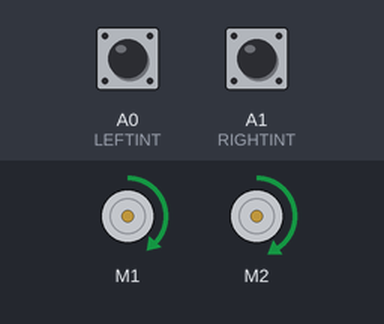
Simulated run of this sketch. Board: Arduino Uno, built with avr-gcc and run on an emulated ATmega328P. On the bench: 2 × DC motor (green arrow = forward, orange = backward, longer = faster). The inputs (shaded band) are chosen by the test bench; at power-on: A0 (LEFTINT) HIGH, A1 (RIGHTINT) HIGH. What the sketch prints to the serial monitor is not drawn.

Above: at 1.2 s.
1.3 s: A0 (LEFTINT) pulled LOW for 0.15 s
At 2.2 s:
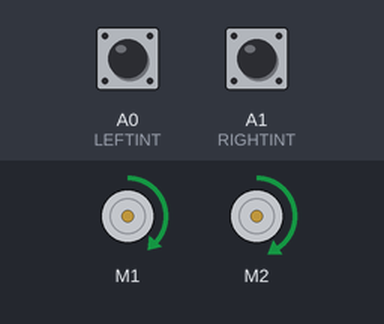
2.9 s: A0 (LEFTINT) pulled LOW for 1 s
At 3.7 s:
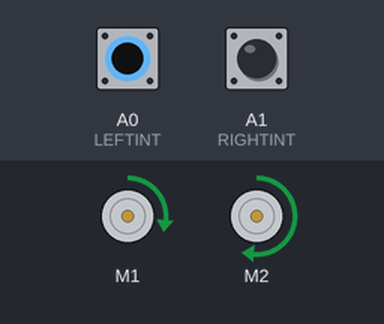
5.4 s: A0 (LEFTINT) pulled LOW for 0.15 s
At 5.8 s:
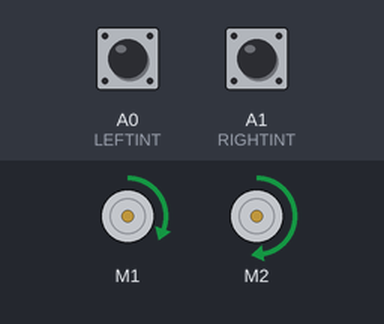
7.0 s: A0 (LEFTINT) pulled LOW for 3.2 s
At 8.2 s:
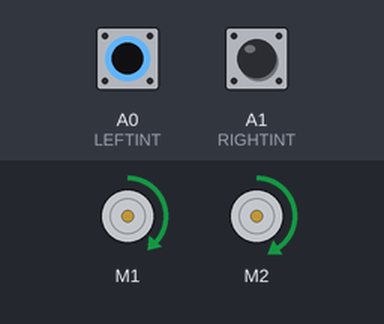
11.7 s: A0 (LEFTINT) pulled LOW for 0.15 s
At 12.9 s:
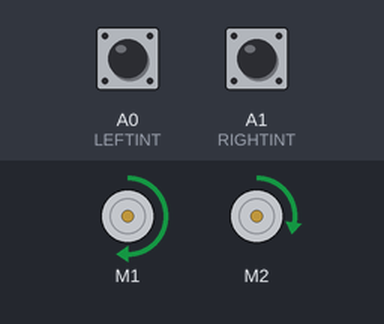
13.3 s: A1 (RIGHTINT) pulsed LOW 2 times (0.12 s each, 0.3 s apart)
At 14.2 s:
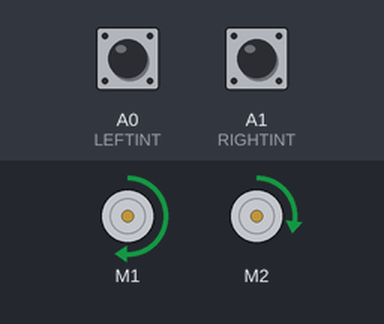
Timing chart, 0 to 16.3 s (numbered marks = the images above; inputs shaded):
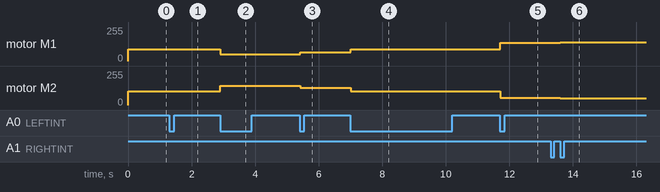

Measured:
- after the input at 1.3 s, motor M1: forward 89/255 → forward 88/255 at once
- after the input at 2.9 s, motor M1: forward 88/255 → forward 49/255 at once; motor M2: forward 103/255 → forward 143/255 at once
- after the input at 5.4 s, motor M1: forward 49/255 → forward 64/255 at once; motor M2: forward 143/255 → forward 128/255 at once
- after the input at 7.0 s, motor M1: forward 64/255 → forward 88/255 at once; motor M2: forward 128/255 → forward 103/255 at once
- after the input at 11.7 s, motor M1: forward 88/255 → forward 138/255 at once; motor M2: forward 103/255 → forward 54/255 at once
- after the input at 13.3 s, motor M1: forward 138/255 → forward 140/255 after 0.31 s; motor M2: forward 54/255 → forward 52/255 after 0.31 s

The sketch:

PDController.ino
```cpp
/*
Interrupt test that simply counts the number of
black->white edges on each wheel asynchronously of
the main program loop and prints a message over serial
every time each wheel turns one revolution.

Note: I set the baud rate to 115200 bps to minimize the time
that data is transferring over serial so hopefully none of the code
blocks even while running the wheels quickly. You have to change the baud rate
of the Serial Monitor window in the Arduino IDE to match that rate or else you
will only see gibberish.
*/

#include <AFMotor.h>

//make interrupt handler faster by telling it that there will be no interrupts on ports B or D (analog pins 0-5 are all on port C on the ATMega328P chip)
#define NO_PORTB_PINCHANGES // to indicate that port b will not be used for pin change interrupts
//#define NO_PORTC_PINCHANGES // to indicate that port c will not be used for pin change interrupts
#define NO_PORTD_PINCHANGES // to indicate that port d will not be used for pin change interrupts

//now include the PinChangeInt library
#include <PinChangeInt.h>

//the pins that will be watching for interrupt signals
#define LEFTINT A0
#define RIGHTINT A1

#define NUMSEG 24 //number of black segments on the encoder wheel (just used to test counting number of wheel rotations in this example
#define DIAMETER 76 // diameter of each wheel
#define RESOLUTION 15 // resolution of current sector 15 degrees

//variables to store the number of falling edges seen by the sensors in the interrupts (eg: counts how many times it sees a black->white transition)
volatile long lcount = 0;
volatile long rcount = 0;

//just some other variables used solely for this example of counting wheel rotation
int rrotation = 0;
int lrotation = 0;

//time entry
unsigned long timeCurL = 0;
unsigned long timeLastL = 0;
unsigned long timeLastLastL = 0;
unsigned long timeCurR = 0;
unsigned long timeLastR = 0;
unsigned long timeLastLastR = 0;

// initialization
long PWM_RefL = 89;    // start pwm speed for left wheel
long PWM_RefR = 103;    // start pwm speed for right wheel
long PWM_CurL = PWM_RefL;
long PWM_CurR = PWM_RefR;

// updated variables
long disCurL;          // current distance of left wheel
long disCurR;          // current distance of right wheel
long disLastL = 0;        // last distance of left wheel
long disLastR = 0;        // last distance of right wheel
long velCurL;          // Current velocity of left wheel
long velCurR;          // Current velocity of right wheel
long velLastL = 0;         // Last velocity of left wheel
long velLastR = 0;         // Last velocity of right wheel
long accCurL;          // Current acceleration of left wheel
long accCurR;          // Current acceleration of right wheel
long errVel;           // error of current velocity for both wheels
long errVelDiff;       // error of current acceleration for both wheels
long PWM_NextR;        // Current velocity error for right wheel
long PWM_NextL;        // Current velocity error for left wheel

//define the control parameters
float kd = 0.5;
float kp = 0.05;

AF_DCMotor left(1);
AF_DCMotor right(2);

void setup(){
  //Note: setup interrupt pins before running motors so all wheel movement is accounted for

  //attach left wheel sensor pin to interrupt, as well as which function to call when an interrupt is triggered on this pin
  pinMode(LEFTINT, INPUT);
  digitalWrite(LEFTINT, LOW);
  PCintPort::attachInterrupt(LEFTINT, &leftInterrupt, FALLING);

  //attach right interrupt, etc
  pinMode(RIGHTINT, INPUT);
  digitalWrite(RIGHTINT, LOW);
  PCintPort::attachInterrupt(RIGHTINT, &rightInterrupt, FALLING);

  //start the left motor and get it running slowly
  left.run(FORWARD);
 // left.setSpeed(255);
 // delay(25);
  left.setSpeed(PWM_RefL);


  //start the right motor, get it running faster so show that the interrupts are watching each wheel separately
  right.run(FORWARD);
//  right.setSpeed(255);
 // delay(25);
  right.setSpeed(PWM_RefR);


  //set serial port to run at 115200 bps so less time is spent doing prints
  //make sure to choose the corresponding baud rate in the bottom right of the Arduino IDE's serial monitor or else it will just show gibberish
  Serial.begin(115200);
  Serial.println("~~~~~~~~~~~~~BEGIN~~~~~~~~~~~~~");
}

void loop(){
  while(1){
    if (velCurL - velCurR != 0 || errVelDiff != 0){
      //Compute velocity errors and acceleration errors of both wheels
      errVel = velCurL - velCurR;
      errVelDiff = accCurL - accCurR;
      Serial.print("left wheel current velocity = ");
      Serial.println(velCurL);
      Serial.print("right wheel current velocity = ");
      Serial.println(velCurR);
      Serial.print("error of wheel velocity = ");
      Serial.println(errVel);

      // Feedback error and generate new PWM on both wheels
      PWM_NextL = PWM_RefL - kp*errVel - kd*errVelDiff;
      PWM_NextR = PWM_RefR + kp*errVel + kd*errVelDiff;
      left.setSpeed(PWM_NextL);
      right.setSpeed(PWM_NextR);

      //print result
//      Serial.print("left wheel velocity = ");
//      Serial.println(PWM_NextL);
//      Serial.print("right wheel velocity = ");
//      Serial.println(PWM_NextR);
    }
    else{
      PWM_NextL = PWM_CurL;
      PWM_NextR = PWM_CurR;
    }

    PWM_CurL = PWM_NextL;
    PWM_CurR = PWM_NextR;
  }
/*
  //print a message once per revolution of either wheel then reset counter
  if(rcount == NUMSEG){
     Serial.print("Right wheel made full rotation # ");
     Serial.println(++rrotation);  //increment then print the right rotation counter
     rcount = 0;
  }
  if(lcount == NUMSEG){
     Serial.print("Left wheel made full rotation # ");
     Serial.println(++lrotation);  //increment then print the left rotation counter
     lcount = 0;
  }*/
}

//the functions called
void rightInterrupt(){
  rcount++;
  disCurR = disLastR + 0.04167*DIAMETER*PI;
  timeCurR = millis();
  velCurR = (disCurR - disLastR)*1000/(timeCurR - timeLastR);  // mm/s
  accCurR = (velCurR - velLastR)/ (timeCurR - timeLastLastR);

//  Serial.print("Right wheel made full rotation # ");
//  Serial.println(rcount);
//  Serial.print("Right wheel current displacement # ");
//  Serial.println(disCurR);
//  Serial.print("Right wheel last displacement # ");
//  Serial.println(disLastR);
//  Serial.print("Right wheel current velocity # ");
//  Serial.println(velCurR);
//  Serial.print("Right wheel current time # ");
//  Serial.println(timeCurR);

  // update variables
  timeLastR = timeCurR;
  disLastR = disCurR;
  velLastR = velCurR;
  if (rcount%2 == 0){
    timeLastLastR = timeCurR;
  }
}

void leftInterrupt(){
  lcount++;
  disCurL = disLastL + 0.04167*DIAMETER*PI;
  timeCurL = millis();
  velCurL = (disCurL - disLastL)*1000/(timeCurL - timeLastL);
  accCurL = (velCurL - velLastL)/ (timeCurL - timeLastLastL);

  // update variables
  timeLastL = timeCurL;
  disLastL = disCurL;
  velLastL = velCurL;
  if (rcount%2 == 0){
    timeLastLastL = timeCurL;
  }
}
```
